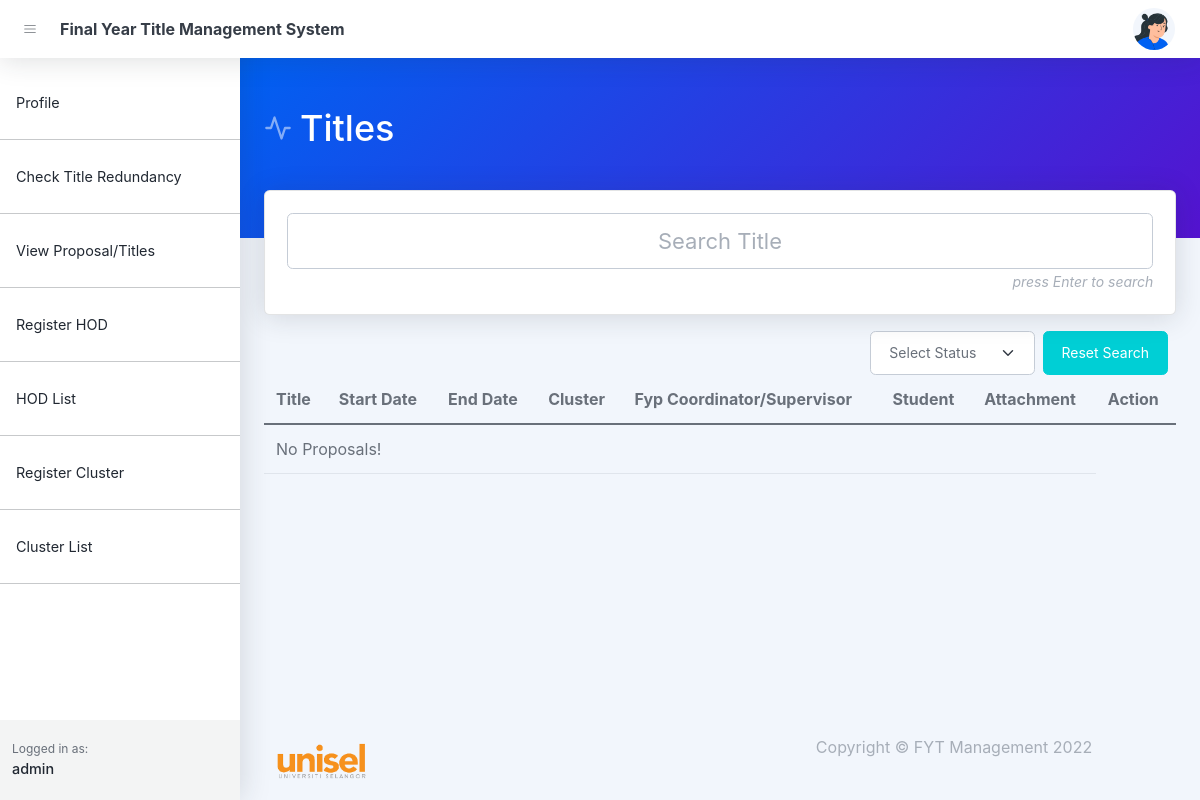
Page /proposals.php (signed in) on the earlier database version.
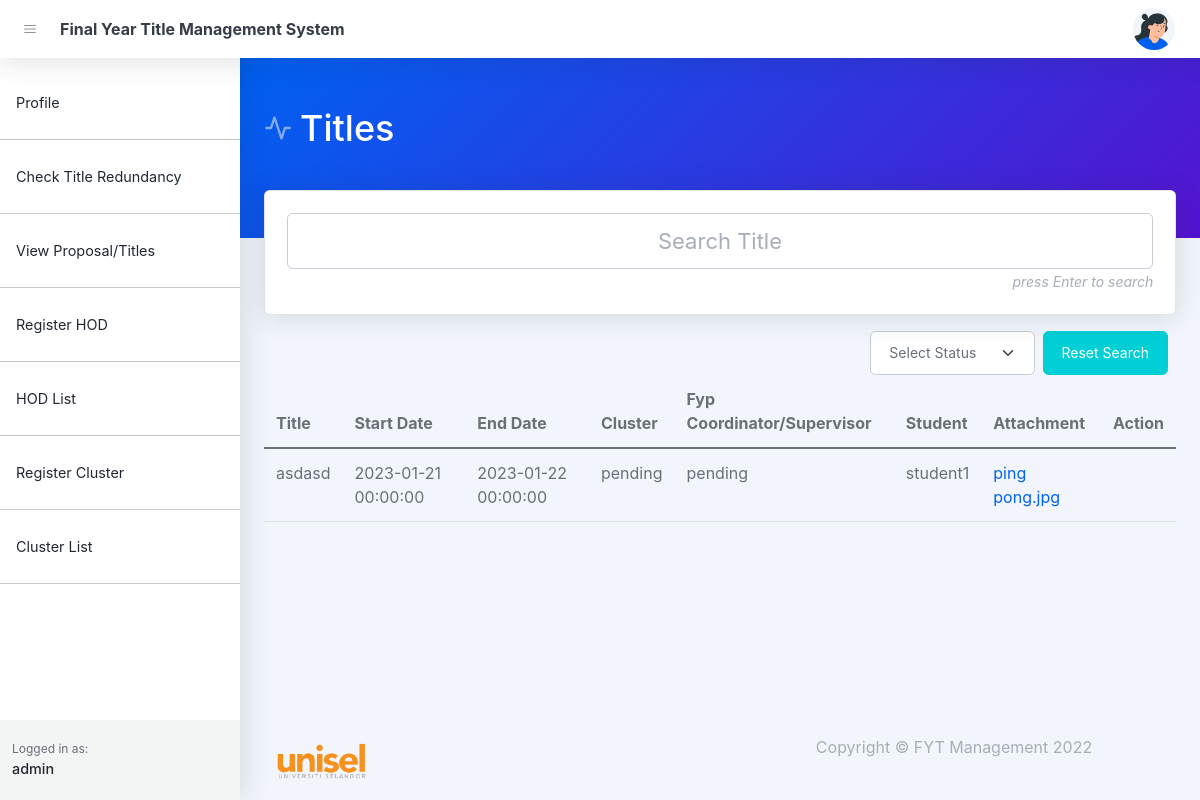
Same page on the later database version.
### tables this page shows
CREATE TABLE `proposals` (
  `id` bigint(20) UNSIGNED NOT NULL,
  `title` text DEFAULT NULL,
  `start_date` datetime DEFAULT NULL,
  `end_date` datetime DEFAULT NULL,
  `status` varchar(255) DEFAULT NULL,
  `user_id` bigint(20) DEFAULT NULL,
  `supervisor_id` bigint(20) DEFAULT NULL,
  `fyp_coordinator_status` varchar(255) DEFAULT NULL,
  `attachment` text DEFAULT NULL,
  `attachment_name` text DEFAULT NULL,
  `created_at` timestamp NULL DEFAULT NULL,
  `updated_at` timestamp NULL DEFAULT NULL
);

CREATE TABLE `users` (
  `id` bigint(20) UNSIGNED NOT NULL,
  `name` varchar(255) NOT NULL,
  `email` varchar(255) DEFAULT NULL,
  `handphone` varchar(255) DEFAULT NULL,
  `roles` varchar(255) DEFAULT NULL,
  `password` varchar(255) DEFAULT NULL,
  `image` text DEFAULT NULL,
  `created_at` timestamp NULL DEFAULT NULL,
  `updated_at` timestamp NULL DEFAULT NULL
);

### controllers/proposal.php (called while the page is built, shortened)
<?php
    $conn = setDbConnection();
    function index(){
        global $conn;
        $sql = "select proposals.*, student.id as student_id, student.name as student_name from proposals
        left join users as student on proposals.user_id = student.id ";
        $sql = $sql." order by id desc";
        $result = $conn->query($sql);
        if ($result->num_rows > 0) {
            while ($row = $result->fetch_assoc()) {
                $proposals[] = [
                    'id' => $row['id'],
                    "title" => $row['title'] ?? null,
                    'start_date' => $row['start_date'] ?? null,
                    'end_date' => $row['end_date'],
                    'finish_date' => $row['finish_date'] ?? null,
                    'status' => $row['status'] ?? null,
                    'student_id' => $row['student_id'] ?? null,
                    'student' => $row['student_name'] ?? null,
                    'attachment' => $row['attachment'] ?? null,
                    'attachment_name' => $row['attachment_name'] ?? null,
                    'fyp_coordinator_status' => $row['fyp_coordinator_status'] ?? null,
                ];
            }
            return  $proposals;
        }
    }
?>

### layout_admin/sidenav.php (called while the page is built, shortened)
<?php
    include_once('controllers/proposal.php');
    $validateProposals= index();
?>

### proposals.php (the view, shortened to what the changed rows need)
<!DOCTYPE html>
<html lang="en">
    <head>
       <?php include('layout_admin/header.php')?>
    </head>
    <body class="nav-fixed">
        <div id="layoutSidenav">
                <?php include('layout_admin/sidenav.php')?>
            <div id="layoutSidenav_content">
                <main>
                    <header class="page-header page-header-dark bg-gradient-primary-to-secondary pb-5">
                        <div class="container-xl px-4">
                            <div class="page-header-content pt-4">
                                <div class="row align-items-center justify-content-between">
                                    <div class="col-auto mt-4">
                                        <h1 class="page-header-title">
                                            <div class="page-header-icon"><i data-feather="activity"></i></div>
                                            Titles
                                        </h1>
                                    </div>
                                </div>
                            </div>
                        </div>
                    </header>
                    <?php
                        include_once('controllers/proposal.php');
                        $proposals = index();
                    ?>
                    <div class="container-xl px-4">
                        <div class="row">
                            <div class="col-xxl-12 mb-5">
                                <table class="table table-hover table-stripped" id="proposal">
                                    <thead>
                                        <tr>
                                            <th>Title</th>
                                            <th>Start Date</th>
                                            <th>End Date</th>
                                            <th>Cluster</th>
                                            <th>Fyp Coordinator/Supervisor</th>
                                            <th>Student</th>
                                            <th>Attachment</th>
                                            <th>Action</th>
                                        </tr>
                                    </thead>
                                    <tbody>
                                        <?php
                                        if( isset($proposals)){
                                            foreach ($proposals as $key => $proposal) {
                                                $updateApproveStatus = null;
                                                $updateRejectStatus = null;
                                                $editProposal = null;
                                                $deleteProposal = null;
                                               echo '
                                                        <tr>
                                                            <td>'.$proposal['title'].'</td>
                                                            <td>'.$proposal['start_date'].'</td>
                                                            <td>'.$proposal['end_date'].'</td>
                                                            <td>'.$proposal['status'].'</td>
                                                            <td>'.$proposal['fyp_coordinator_status'].'</td>
                                                            <td>'.( $proposal['student'] ?? '-') .'</td>
                                                            <td>'.( $proposal['attachment_name'] ? '<a href="assets/proposals/'.$proposal['attachment'].'" target=blank>'.$proposal["attachment_name"].'</a>' : '-').'</td>
                                                            <td>
                                                                '.$editProposal.'
                                                                '.$updateApproveStatus.'
                                                                '.$updateRejectStatus.'
                                                                '.$deleteProposal.'
                                                            </td>
                                                        </tr>
                                                ';
                                            }
                                        }else{
                                            echo '<tr><td colspan=7>No Proposals!</td></tr>';
                                        }
                                        ?>
                                    </tbody>
                                </table>
                            </div>
                        </div>
                    </div>
                </main>
            </div>
        </div>
    </body>
</html>

Differences in the rows shown:
added proposals: title "asdasd", start_date "2023-01-21 00:00:00", end_date "2023-01-22 00:00:00", status "pending", fyp_coordinator_status "pending", users.name "student1", attachment_name "ping pong.jpg"
Other differences:
text no longer shown: "No Proposals!"
